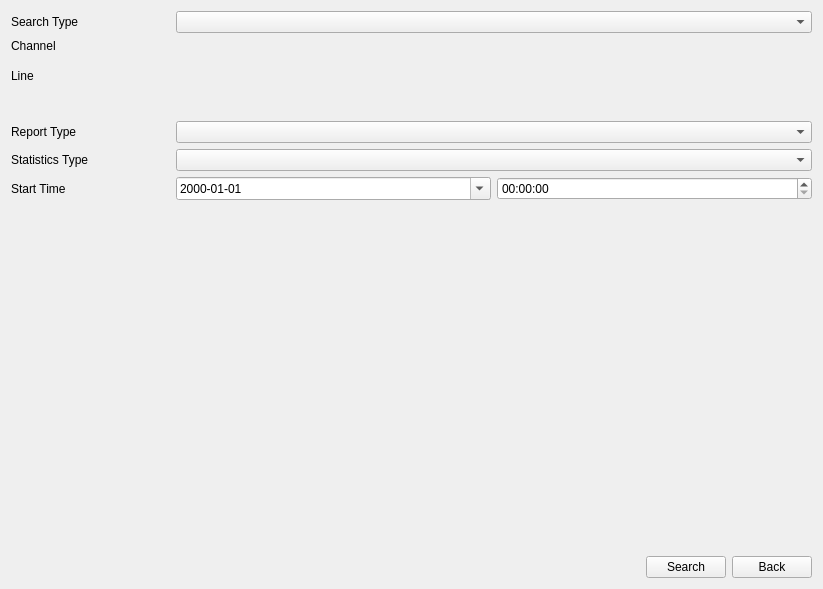
<?xml version="1.0" encoding="UTF-8"?>
<ui version="4.0">
 <class>PeopleCountingSearch</class>
 <widget class="QWidget" name="PeopleCountingSearch">
  <property name="geometry">
   <rect>
    <x>0</x>
    <y>0</y>
    <width>823</width>
    <height>589</height>
   </rect>
  </property>
  <property name="windowTitle">
   <string>Form</string>
  </property>
  <layout class="QVBoxLayout" name="verticalLayout_5">
   <item>
    <widget class="QStackedWidget" name="stackedWidget">
     <property name="currentIndex">
      <number>0</number>
     </property>
     <widget class="QWidget" name="page_search">
      <layout class="QVBoxLayout" name="verticalLayout_3">
       <property name="leftMargin">
        <number>0</number>
       </property>
       <property name="topMargin">
        <number>0</number>
       </property>
       <property name="rightMargin">
        <number>0</number>
       </property>
       <property name="bottomMargin">
        <number>0</number>
       </property>
       <item>
        <layout class="QGridLayout" name="gridLayout_2">
         <item row="0" column="0">
          <widget class="QLabel" name="labelSearchType">
           <property name="sizePolicy">
            <sizepolicy hsizetype="Preferred" vsizetype="Preferred">
             <horstretch>1</horstretch>
             <verstretch>0</verstretch>
            </sizepolicy>
           </property>
           <property name="text">
            <string>Search Type</string>
           </property>
          </widget>
         </item>
         <item row="0" column="1">
          <widget class="ComboBox" name="comboBoxSearchType">
           <property name="sizePolicy">
            <sizepolicy hsizetype="Preferred" vsizetype="Fixed">
             <horstretch>4</horstretch>
             <verstretch>0</verstretch>
            </sizepolicy>
           </property>
          </widget>
         </item>
         <item row="1" column="0" colspan="2">
          <widget class="QStackedWidget" name="stackedWidgetSearchType">
           <property name="minimumSize">
            <size>
             <width>0</width>
             <height>250</height>
            </size>
           </property>
           <property name="currentIndex">
            <number>0</number>
           </property>
           <widget class="QWidget" name="pageCamera">
            <layout class="QGridLayout" name="gridLayout">
             <property name="leftMargin">
              <number>0</number>
             </property>
             <property name="topMargin">
              <number>0</number>
             </property>
             <property name="rightMargin">
              <number>0</number>
             </property>
             <property name="bottomMargin">
              <number>0</number>
             </property>
             <item row="5" column="0" colspan="2">
              <spacer name="verticalSpacer">
               <property name="orientation">
                <enum>Qt::Vertical</enum>
               </property>
               <property name="sizeHint" stdset="0">
                <size>
                 <width>20</width>
                 <height>40</height>
                </size>
               </property>
              </spacer>
             </item>
             <item row="0" column="1">
              <widget class="CheckBoxGroup" name="checkBoxGroupChannelCamera" native="true">
               <property name="sizePolicy">
                <sizepolicy hsizetype="Preferred" vsizetype="Preferred">
                 <horstretch>4</horstretch>
                 <verstretch>0</verstretch>
                </sizepolicy>
               </property>
              </widget>
             </item>
             <item row="2" column="0">
              <widget class="QLabel" name="labelReportTypeCamera">
               <property name="text">
                <string>Report Type</string>
               </property>
              </widget>
             </item>
             <item row="4" column="1">
              <layout class="QHBoxLayout" name="horizontalLayout_4">
               <item>
                <widget class="MyDateEdit" name="dateEditStartCamera">
                 <property name="displayFormat">
                  <string>yyyy-MM-dd</string>
                 </property>
                 <property name="calendarPopup">
                  <bool>true</bool>
                 </property>
                 <property name="style" stdset="0">
                  <string>white</string>
                 </property>
                </widget>
               </item>
               <item>
                <widget class="MyTimeEdit" name="timeEditStartCamera">
                 <property name="displayFormat">
                  <string>HH:mm:ss</string>
                 </property>
                </widget>
               </item>
              </layout>
             </item>
             <item row="0" column="0">
              <widget class="QWidget" name="widgetChannelCamera" native="true">
               <property name="sizePolicy">
                <sizepolicy hsizetype="Preferred" vsizetype="Preferred">
                 <horstretch>1</horstretch>
                 <verstretch>0</verstretch>
                </sizepolicy>
               </property>
               <layout class="QVBoxLayout" name="verticalLayout">
                <property name="leftMargin">
                 <number>0</number>
                </property>
                <property name="topMargin">
                 <number>0</number>
                </property>
                <property name="rightMargin">
                 <number>0</number>
                </property>
                <property name="bottomMargin">
                 <number>0</number>
                </property>
                <item>
                 <widget class="QLabel" name="labelChannelCamera">
                  <property name="text">
                   <string>Channel</string>
                  </property>
                 </widget>
                </item>
                <item>
                 <widget class="QWidget" name="widgetCamera" native="true">
                  <property name="sizePolicy">
                   <sizepolicy hsizetype="Preferred" vsizetype="Preferred">
                    <horstretch>0</horstretch>
                    <verstretch>1</verstretch>
                   </sizepolicy>
                  </property>
                 </widget>
                </item>
               </layout>
              </widget>
             </item>
             <item row="3" column="1">
              <widget class="ComboBox" name="comboBoxStatisticsTypeCamera"/>
             </item>
             <item row="4" column="0">
              <widget class="QLabel" name="labelStartTimeCamera">
               <property name="text">
                <string>Start Time</string>
               </property>
              </widget>
             </item>
             <item row="3" column="0">
              <widget class="QLabel" name="labelStatisticsTypeCamera">
               <property name="text">
                <string>Statistics Type</string>
               </property>
              </widget>
             </item>
             <item row="2" column="1">
              <widget class="ComboBox" name="comboBoxReportTypeCamera"/>
             </item>
             <item row="1" column="0">
              <widget class="QWidget" name="widgetLine" native="true">
               <property name="minimumSize">
                <size>
                 <width>0</width>
                 <height>50</height>
                </size>
               </property>
               <layout class="QVBoxLayout" name="verticalLayout_8">
                <property name="leftMargin">
                 <number>0</number>
                </property>
                <property name="topMargin">
                 <number>0</number>
                </property>
                <property name="rightMargin">
                 <number>0</number>
                </property>
                <property name="bottomMargin">
                 <number>0</number>
                </property>
                <item>
                 <widget class="QLabel" name="labelLine">
                  <property name="text">
                   <string>Line</string>
                  </property>
                 </widget>
                </item>
                <item>
                 <widget class="QWidget" name="widget" native="true"/>
                </item>
               </layout>
              </widget>
             </item>
             <item row="1" column="1">
              <widget class="CheckBoxGroup" name="widgetLineType" native="true"/>
             </item>
            </layout>
           </widget>
           <widget class="QWidget" name="pageGroup">
            <layout class="QGridLayout" name="gridLayout_3">
             <property name="leftMargin">
              <number>0</number>
             </property>
             <property name="topMargin">
              <number>0</number>
             </property>
             <property name="rightMargin">
              <number>0</number>
             </property>
             <property name="bottomMargin">
              <number>0</number>
             </property>
             <item row="2" column="0">
              <widget class="QLabel" name="labelStatisticsTypeGroup">
               <property name="text">
                <string>Statistics Type</string>
               </property>
              </widget>
             </item>
             <item row="1" column="1">
              <widget class="ComboBox" name="comboBoxReportTypeGroup"/>
             </item>
             <item row="1" column="0">
              <widget class="QLabel" name="labelReportTypeGroup">
               <property name="text">
                <string>Report Type</string>
               </property>
              </widget>
             </item>
             <item row="3" column="0">
              <widget class="QLabel" name="labelStartTimeGroup">
               <property name="text">
                <string>Start Time</string>
               </property>
              </widget>
             </item>
             <item row="0" column="1">
              <widget class="CheckBoxGroup" name="checkBoxGroupGroup" native="true">
               <property name="sizePolicy">
                <sizepolicy hsizetype="Preferred" vsizetype="Preferred">
                 <horstretch>4</horstretch>
                 <verstretch>0</verstretch>
                </sizepolicy>
               </property>
               <property name="minimumSize">
                <size>
                 <width>0</width>
                 <height>30</height>
                </size>
               </property>
              </widget>
             </item>
             <item row="0" column="0">
              <widget class="QWidget" name="widgetChannel_2" native="true">
               <property name="sizePolicy">
                <sizepolicy hsizetype="Preferred" vsizetype="Preferred">
                 <horstretch>1</horstretch>
                 <verstretch>0</verstretch>
                </sizepolicy>
               </property>
               <layout class="QVBoxLayout" name="verticalLayout_6">
                <property name="spacing">
                 <number>0</number>
                </property>
                <property name="leftMargin">
                 <number>0</number>
                </property>
                <property name="topMargin">
                 <number>0</number>
                </property>
                <property name="rightMargin">
                 <number>0</number>
                </property>
                <property name="bottomMargin">
                 <number>0</number>
                </property>
                <item>
                 <widget class="QLabel" name="labelGroupGroup">
                  <property name="sizePolicy">
                   <sizepolicy hsizetype="Preferred" vsizetype="Preferred">
                    <horstretch>1</horstretch>
                    <verstretch>0</verstretch>
                   </sizepolicy>
                  </property>
                  <property name="text">
                   <string>Group</string>
                  </property>
                 </widget>
                </item>
                <item>
                 <widget class="QWidget" name="widget_5" native="true">
                  <property name="sizePolicy">
                   <sizepolicy hsizetype="Preferred" vsizetype="Preferred">
                    <horstretch>0</horstretch>
                    <verstretch>1</verstretch>
                   </sizepolicy>
                  </property>
                 </widget>
                </item>
               </layout>
              </widget>
             </item>
             <item row="2" column="1">
              <widget class="ComboBox" name="comboBoxStatisticsTypeGroup"/>
             </item>
             <item row="3" column="1">
              <layout class="QHBoxLayout" name="horizontalLayout_6">
               <item>
                <widget class="MyDateEdit" name="dateEditStartGroup">
                 <property name="displayFormat">
                  <string>yyyy-MM-dd</string>
                 </property>
                 <property name="calendarPopup">
                  <bool>true</bool>
                 </property>
                 <property name="style" stdset="0">
                  <string>white</string>
                 </property>
                </widget>
               </item>
               <item>
                <widget class="MyTimeEdit" name="timeEditStartGroup">
                 <property name="displayFormat">
                  <string>HH:mm:ss</string>
                 </property>
                </widget>
               </item>
              </layout>
             </item>
             <item row="4" column="0" colspan="2">
              <spacer name="verticalSpacer_3">
               <property name="orientation">
                <enum>Qt::Vertical</enum>
               </property>
               <property name="sizeHint" stdset="0">
                <size>
                 <width>20</width>
                 <height>40</height>
                </size>
               </property>
              </spacer>
             </item>
            </layout>
           </widget>
           <widget class="QWidget" name="pageRegion">
            <layout class="QGridLayout" name="gridLayout_4">
             <property name="leftMargin">
              <number>0</number>
             </property>
             <property name="topMargin">
              <number>0</number>
             </property>
             <property name="rightMargin">
              <number>0</number>
             </property>
             <property name="bottomMargin">
              <number>0</number>
             </property>
             <item row="3" column="0">
              <widget class="QLabel" name="labelReportTypeRegion">
               <property name="text">
                <string>Report Type</string>
               </property>
              </widget>
             </item>
             <item row="3" column="1">
              <widget class="ComboBox" name="comboBoxReportTypeRegion"/>
             </item>
             <item row="5" column="0" colspan="2">
              <spacer name="verticalSpacer_4">
               <property name="orientation">
                <enum>Qt::Vertical</enum>
               </property>
               <property name="sizeHint" stdset="0">
                <size>
                 <width>20</width>
                 <height>40</height>
                </size>
               </property>
              </spacer>
             </item>
             <item row="4" column="0">
              <widget class="QLabel" name="labelStartTimeRegion">
               <property name="text">
                <string>Start Time</string>
               </property>
              </widget>
             </item>
             <item row="2" column="0">
              <widget class="QLabel" name="labelLengthOfStayRegion">
               <property name="text">
                <string>Length of Stay</string>
               </property>
              </widget>
             </item>
             <item row="1" column="0">
              <widget class="QWidget" name="widgetRegion_2" native="true">
               <layout class="QVBoxLayout" name="verticalLayout_7">
                <property name="spacing">
                 <number>0</number>
                </property>
                <property name="leftMargin">
                 <number>0</number>
                </property>
                <property name="topMargin">
                 <number>0</number>
                </property>
                <property name="rightMargin">
                 <number>0</number>
                </property>
                <property name="bottomMargin">
                 <number>0</number>
                </property>
                <item>
                 <widget class="QLabel" name="labelRegionRegion">
                  <property name="text">
                   <string>Region</string>
                  </property>
                 </widget>
                </item>
                <item>
                 <widget class="QWidget" name="widget_6" native="true">
                  <property name="sizePolicy">
                   <sizepolicy hsizetype="Preferred" vsizetype="Preferred">
                    <horstretch>0</horstretch>
                    <verstretch>1</verstretch>
                   </sizepolicy>
                  </property>
                 </widget>
                </item>
               </layout>
              </widget>
             </item>
             <item row="4" column="1">
              <layout class="QHBoxLayout" name="horizontalLayout_8">
               <item>
                <widget class="MyDateEdit" name="dateEditStartRegion">
                 <property name="displayFormat">
                  <string>yyyy-MM-dd</string>
                 </property>
                 <property name="calendarPopup">
                  <bool>true</bool>
                 </property>
                 <property name="style" stdset="0">
                  <string>white</string>
                 </property>
                </widget>
               </item>
               <item>
                <widget class="MyTimeEdit" name="timeEditStartRegion">
                 <property name="displayFormat">
                  <string>HH:mm:ss</string>
                 </property>
                </widget>
               </item>
              </layout>
             </item>
             <item row="1" column="1">
              <widget class="CheckBoxGroup" name="checkBoxGroupRegion" native="true"/>
             </item>
             <item row="2" column="1">
              <widget class="QWidget" name="widgetLengthOfStay_2" native="true">
               <layout class="QHBoxLayout" name="horizontalLayout_7">
                <property name="leftMargin">
                 <number>0</number>
                </property>
                <property name="topMargin">
                 <number>0</number>
                </property>
                <property name="rightMargin">
                 <number>0</number>
                </property>
                <property name="bottomMargin">
                 <number>0</number>
                </property>
                <item>
                 <widget class="ComboBox" name="comboBoxLengthOfStayRegion"/>
                </item>
                <item>
                 <widget class="ComboBox" name="comboBoxLengthOfStayValueRegion"/>
                </item>
               </layout>
              </widget>
             </item>
             <item row="0" column="0">
              <widget class="QWidget" name="widgetChannelRegion" native="true">
               <property name="sizePolicy">
                <sizepolicy hsizetype="Preferred" vsizetype="Preferred">
                 <horstretch>1</horstretch>
                 <verstretch>0</verstretch>
                </sizepolicy>
               </property>
               <layout class="QVBoxLayout" name="verticalLayout_2">
                <property name="leftMargin">
                 <number>0</number>
                </property>
                <property name="topMargin">
                 <number>0</number>
                </property>
                <property name="rightMargin">
                 <number>0</number>
                </property>
                <property name="bottomMargin">
                 <number>0</number>
                </property>
                <item>
                 <widget class="QLabel" name="labelChannelRegion">
                  <property name="text">
                   <string>Channel</string>
                  </property>
                 </widget>
                </item>
                <item>
                 <widget class="QWidget" name="widgetRegion" native="true">
                  <property name="sizePolicy">
                   <sizepolicy hsizetype="Preferred" vsizetype="Preferred">
                    <horstretch>0</horstretch>
                    <verstretch>1</verstretch>
                   </sizepolicy>
                  </property>
                 </widget>
                </item>
               </layout>
              </widget>
             </item>
             <item row="0" column="1">
              <widget class="CheckBoxGroup" name="checkBoxGroupChannelRegion" native="true">
               <property name="sizePolicy">
                <sizepolicy hsizetype="Preferred" vsizetype="Preferred">
                 <horstretch>4</horstretch>
                 <verstretch>0</verstretch>
                </sizepolicy>
               </property>
              </widget>
             </item>
            </layout>
           </widget>
          </widget>
         </item>
        </layout>
       </item>
       <item>
        <layout class="QHBoxLayout" name="horizontalLayout_2">
         <item>
          <spacer name="horizontalSpacer">
           <property name="orientation">
            <enum>Qt::Horizontal</enum>
           </property>
           <property name="sizeHint" stdset="0">
            <size>
             <width>40</width>
             <height>20</height>
            </size>
           </property>
          </spacer>
         </item>
         <item>
          <widget class="MyPushButton" name="pushButtonSearch">
           <property name="text">
            <string>Search</string>
           </property>
          </widget>
         </item>
         <item>
          <widget class="MyPushButton" name="pushButtonBack">
           <property name="text">
            <string>Back</string>
           </property>
          </widget>
         </item>
        </layout>
       </item>
      </layout>
     </widget>
     <widget class="QWidget" name="page_result">
      <layout class="QVBoxLayout" name="verticalLayout_4">
       <property name="leftMargin">
        <number>0</number>
       </property>
       <property name="topMargin">
        <number>0</number>
       </property>
       <property name="rightMargin">
        <number>0</number>
       </property>
       <property name="bottomMargin">
        <number>0</number>
       </property>
       <item>
        <widget class="QWidget" name="widgetResultContent" native="true">
         <property name="sizePolicy">
          <sizepolicy hsizetype="Preferred" vsizetype="Expanding">
           <horstretch>0</horstretch>
           <verstretch>0</verstretch>
          </sizepolicy>
         </property>
         <property name="focusPolicy">
          <enum>Qt::StrongFocus</enum>
         </property>
         <layout class="QGridLayout" name="gridLayoutResult"/>
        </widget>
       </item>
       <item>
        <layout class="QHBoxLayout" name="horizontalLayout_5">
         <item>
          <spacer name="horizontalSpacer_2">
           <property name="orientation">
            <enum>Qt::Horizontal</enum>
           </property>
           <property name="sizeHint" stdset="0">
            <size>
             <width>40</width>
             <height>20</height>
            </size>
           </property>
          </spacer>
         </item>
         <item>
          <widget class="MyPushButton" name="pushButtonBackupAll">
           <property name="text">
            <string>Backup All</string>
           </property>
          </widget>
         </item>
         <item>
          <widget class="MyPushButton" name="pushButtonBackup">
           <property name="text">
            <string>Backup</string>
           </property>
          </widget>
         </item>
         <item>
          <widget class="MyPushButton" name="pushButtonResultBack">
           <property name="text">
            <string>Back</string>
           </property>
          </widget>
         </item>
        </layout>
       </item>
      </layout>
     </widget>
    </widget>
   </item>
  </layout>
 </widget>
 <customwidgets>
  <customwidget>
   <class>ComboBox</class>
   <extends>QComboBox</extends>
   <header>combobox.h</header>
  </customwidget>
  <customwidget>
   <class>MyPushButton</class>
   <extends>QPushButton</extends>
   <header>mypushbutton.h</header>
  </customwidget>
  <customwidget>
   <class>CheckBoxGroup</class>
   <extends>QWidget</extends>
   <header>checkboxgroup.h</header>
   <container>1</container>
  </customwidget>
  <customwidget>
   <class>MyTimeEdit</class>
   <extends>QTimeEdit</extends>
   <header>mytimeedit.h</header>
  </customwidget>
  <customwidget>
   <class>MyDateEdit</class>
   <extends>QDateEdit</extends>
   <header>mydateedit.h</header>
  </customwidget>
 </customwidgets>
 <tabstops>
  <tabstop>comboBoxSearchType</tabstop>
  <tabstop>pushButtonSearch</tabstop>
  <tabstop>pushButtonBack</tabstop>
  <tabstop>widgetResultContent</tabstop>
  <tabstop>pushButtonBackup</tabstop>
  <tabstop>pushButtonResultBack</tabstop>
 </tabstops>
 <resources/>
 <connections/>
</ui>
